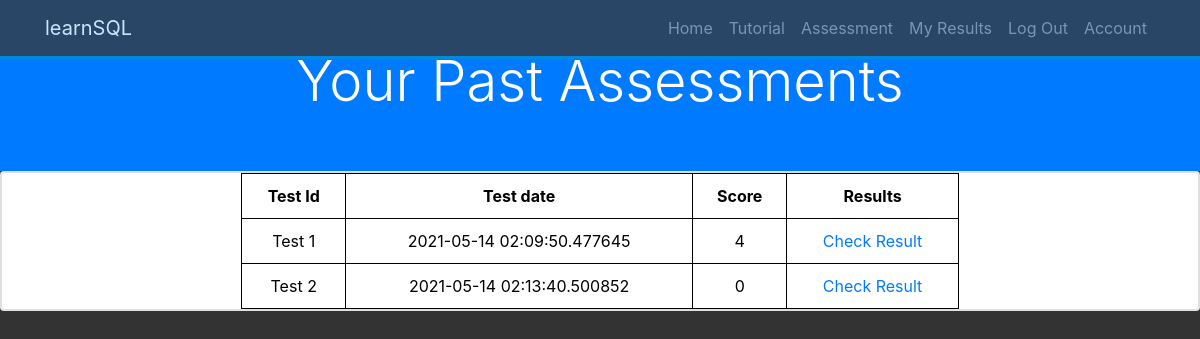
/my_results (signed in), run on the app's committed database.
### OnlineAssessment/models.py (models this page shows, shortened)
class Test(db.Model):
    __tablename__ = 'tests'
    id = db.Column(db.Integer, primary_key=True)
    user_id = db.Column(db.Integer, db.ForeignKey('users.id'), nullable=False)
    date = db.Column(db.DateTime, nullable=False, default=datetime.utcnow)
    questions = db.relationship('Question', secondary=test_question_relation, backref=db.backref(
        'questions_tests', lazy='dynamic'))
    answers = db.relationship('Answer', backref='test_answers', lazy=True)
    finish = db.Column(db.Boolean, default=False, nullable=False)

class Answer(db.Model):
    __tablename__ = 'answers'
    id = db.Column(db.Integer, primary_key=True)
    user_id = db.Column(db.Integer, db.ForeignKey('users.id'), nullable=False)
    question_id = db.Column(db.Integer, db.ForeignKey(
        'questions.id'), nullable=False)
    date = db.Column(db.DateTime, nullable=False, default=datetime.utcnow)
    content = db.Column(db.String(140), nullable=False)
    finish = db.Column(db.Boolean, default=False, nullable=False)
    test_id = db.Column(db.Integer, db.ForeignKey('tests.id'), nullable=False)

class Question(db.Model):
    __tablename__ = 'questions'
    id = db.Column(db.Integer, primary_key=True)
    title = db.Column(db.String(140), nullable=False)
    content = db.Column(db.String(140), nullable=False)
    answers = db.relationship('Answer', backref='question', lazy=True)
    correct_answer = db.Column(db.String(140), nullable=False)

### OnlineAssessment/tests/views.py (the view)
@tests.route('/my_results')
@login_required
def my_results():
    tests = Test.query.filter_by(user_id=current_user.id).all()
    if tests is None:
        tests = []
    return render_template('my_results.html', tests=tests)

### OnlineAssessment/__init__.py (called while the page is built)
def isAnswerCorrect(answer):
    question = Question.query.filter_by(id=answer.question_id).first()
    return answer.content == question.correct_answer

def calculateScore(answers, test):
    score = 0
    correctAnswers = []
    for answer in answers:
        if isAnswerCorrect(answer):
            correctAnswers.append(answer)
    if len(correctAnswers) > 0:
        for correctAnswer in correctAnswers:
            if correctAnswer.test_id == test.id:
                score += 1
    return score

### OnlineAssessment/models.py (called while the page is built)
@login_manager.user_loader
def load_user(user_id):
    return User.query.get(user_id)

### OnlineAssessment/templates/my_results.html (shortened to what this page needs)
{% extends "base.html" %}
{% block content %}
{% if tests|length > 0 %}
<section id="create-head-section" class="bg-primary">
    <div class="container">
      <div class="row">
        <div class="col text-center py-5">
          <h1 class="display-4">Your Past Assessments</h1>
        </div>
      </div>
    </div>
  </section>
<div class="card">
  <div class="card body">
    <div>
    <table class="result-table">
      <tr>
          <th>Test Id</th>
          <th>Test date</th>
          <th>Score</th>
          <th>Results</th>
      </tr>
      {% for test in tests %}
      <tr>
          <td>Test {{ test.id }}</td>
          <td>{{ test.date }}</td>
          <td>{{ calculateScore(test.answers, test) }}</td>
          <td><a href="{{ url_for('tests.test_results', test_id=test.id) }}">Check Result</a></td>
      </tr>
      {% endfor %}
    </table>
    </div>
  </div>
</div>
    {% else %}
    <button type="button" class="btn-lg"><a href="{{ url_for('tests.create_test') }}">Start the Test</a></button>
    {% endif %}
{% endblock %}

### OnlineAssessment/static/index.css (style rules this page uses)
body { background: #333; color: #fff; }
table, th, td { border: 1px solid black; }
th, td { padding: 10px; }
.result-table { color:black; width: 60%; margin: auto; text-align: center; }

### data on the page
Test: id "1", date "2021-05-14 02:09:50.477645"
Answer: content.correct_answer "4"
Test: id "2", date "2021-05-14 02:13:40.500852"
Answer: content.correct_answer "0"
